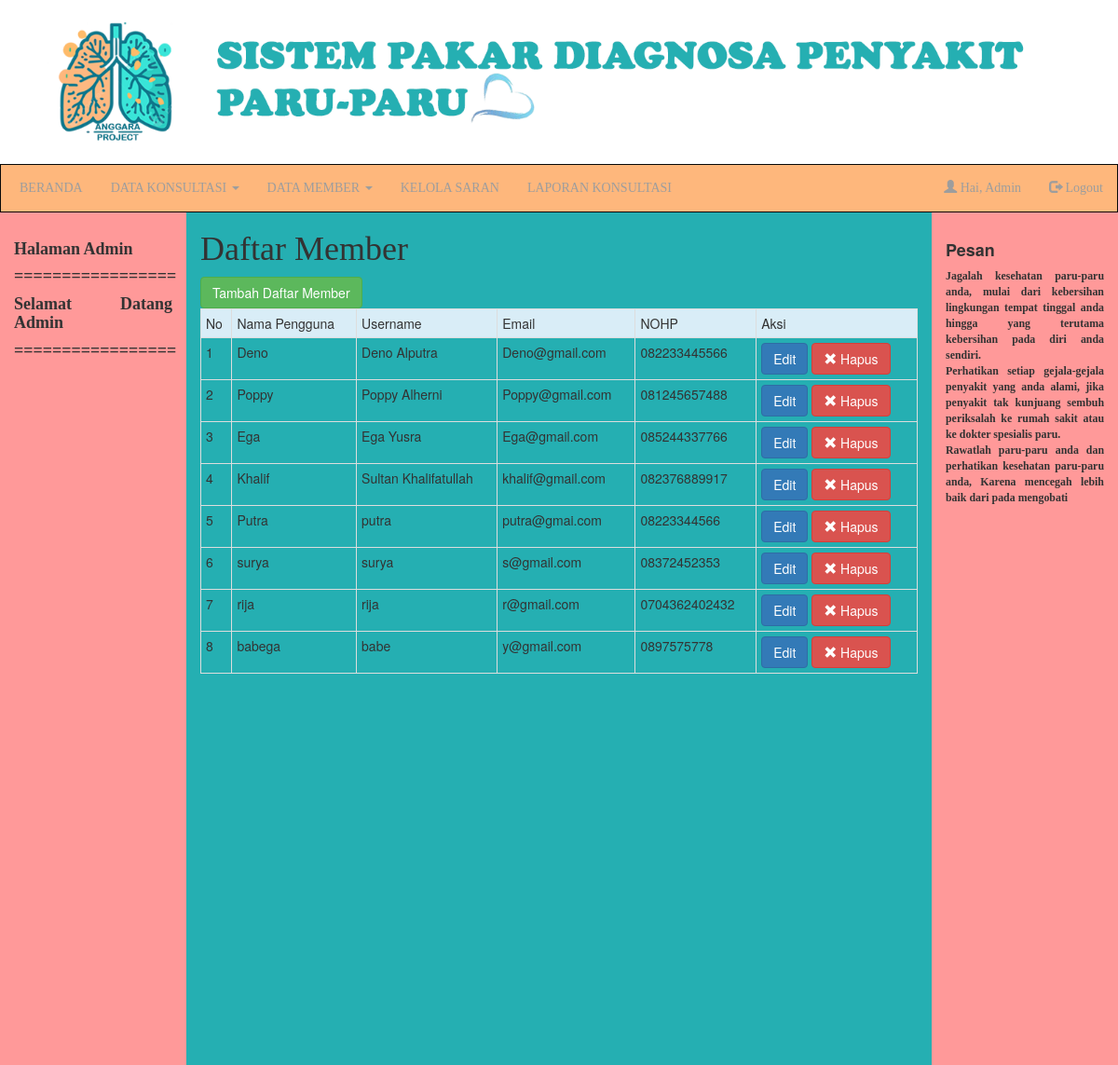
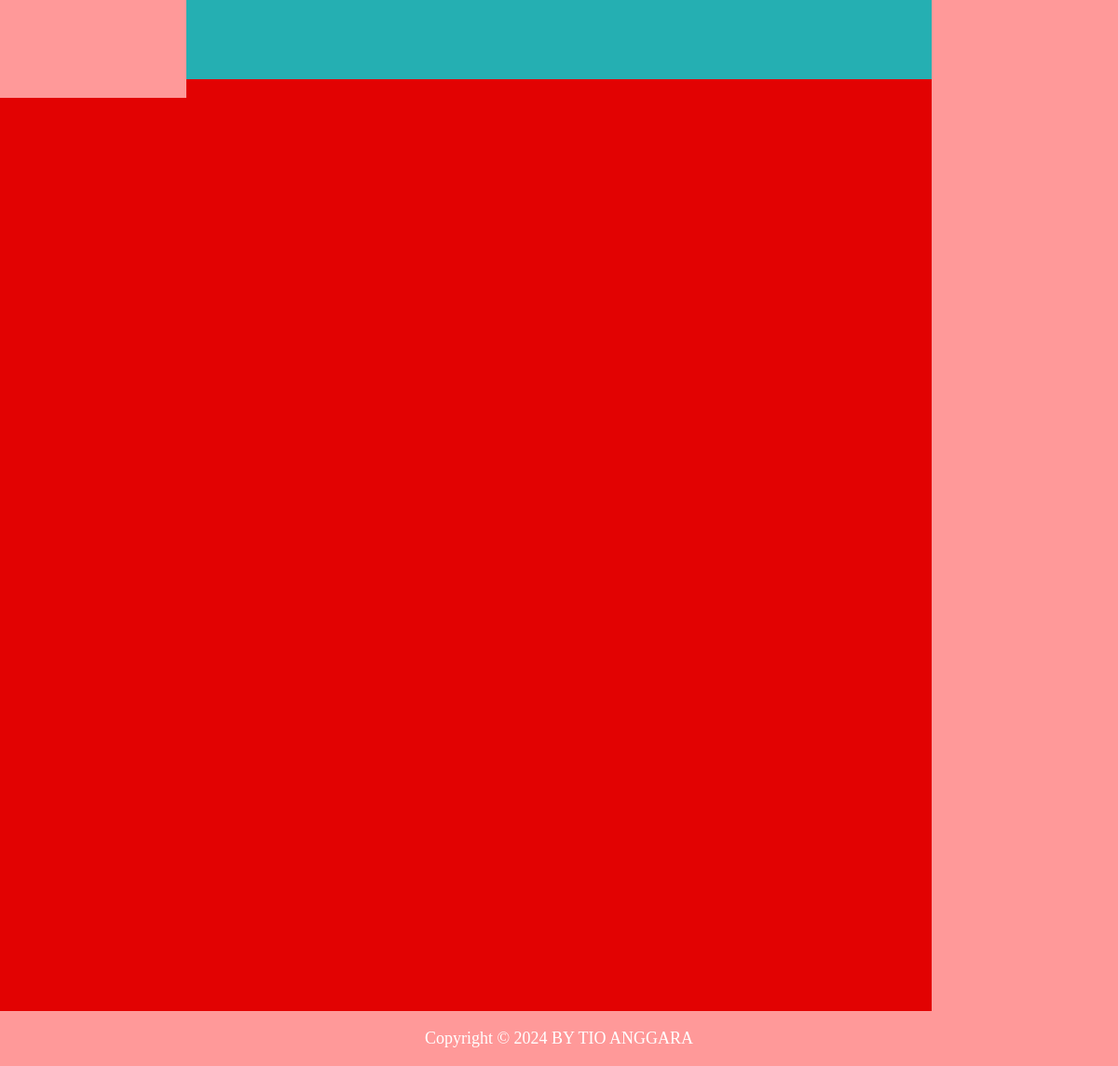
/kelola_member/member.php (signed in), run on the app's committed database (2 pictures, top to bottom).
### tables this page shows
CREATE TABLE `tbuser` (
  `id_user` int(11) NOT NULL,
  `username` varchar(20) NOT NULL,
  `password` text NOT NULL,
  `nm_pengguna` varchar(50) NOT NULL,
  `email` varchar(50) NOT NULL,
  `nohp` varchar(14) NOT NULL
);

### kelola_member/member.php (the view, shortened to what this page needs)
<?php
include "../library.php";
style(2); ?>
<body>
<?php
include "../sidebar/kiri1a.php";
?>
<h1 class="style1">Daftar Member</h1>
<?php
$kueri = mysqli_query($koneksi,"select * from tbuser;");
?>
<a href="tambah.php" class="btn btn-success">Tambah Daftar Member</a>
<table class="table table-condensed table-bordered">
<tr class="info">
	<td>No</td>
	<td>Nama Pengguna</td>
	<td>Username</td>
	<td>Email</td>
	<td>NOHP</td>
	<td>Aksi</td>
</tr>
<?php
if(mysqli_num_rows($kueri) < 1) echo "<tr><td class='text-center' colspan=5><strong>Data Member Kosong...</strong></td></tr>";
		else {
			$no=1;
			while ($isi=mysqli_fetch_array($kueri,MYSQLI_BOTH)){
				echo "
				<tr>
				<td>$no</td>
				<td>{$isi['username']}</td>
				<td>{$isi['nm_pengguna']}</td>
				<td>{$isi['email']}</td>
				<td>{$isi['nohp']}</td>
				<td>
				<a href='edit.php?id_user={$isi['id_user']}' class='btn btn-primary'>Edit</a>
				<button type='button' class='btn btn-danger' data-toggle='modal' data-target='#konfirmasi{$isi['id_user']}'>
				<span class='glyphicon glyphicon-remove'></span> Hapus
				</button>
				<div id='konfirmasi{$isi['id_user']}' class='modal fade' role='dialog'><div class='modal-dialog'><div class='modal-content'>
				<div class='modal-header'>
				<button type='button' class='close' data-dismiss='modal'>&times;</button>
				<h4 class='modal-title'>Peringatan!</h4>
				</div>
				<div class='modal-body'>
				<p>Apakah Anda yakin ingin menghapus user <b>{$isi['nm_pengguna']}</b>?</p>
				</div>
				<div class='modal-footer float-right'>
				<a href='hapus.php?id_user={$isi['id_user']}' class='btn btn-danger'>    Ya    </a>
				<button type='button' class='btn btn-default' data-dismiss='modal'>Tidak</button>
				</div></div></div></div>
				</td>
				</tr>
				";
				$no++;
				}
			}
?>
</table>
<?php
include "../sidebar/kanan.php";
include "../footer/fpenyakit.php";
?>

### footer/fpenyakit.php (style rules this page uses)
* { margin:px auto; }

### data on the page
tbuser: username "Deno", nm_pengguna "Deno Alputra", email "Deno@gmail.com", nohp "082233445566"
tbuser: username "Poppy", nm_pengguna "Poppy Alherni", email "Poppy@gmail.com", nohp "081245657488"
tbuser: username "Ega", nm_pengguna "Ega Yusra", email "Ega@gmail.com", nohp "085244337766"
tbuser: username "Khalif", nm_pengguna "Sultan Khalifatullah", email "khalif@gmail.com", nohp "082376889917"
tbuser: username "Putra", nm_pengguna "putra", email "putra@gmai.com", nohp "08223344566"
tbuser: username "surya", nm_pengguna "surya", email "s@gmail.com", nohp "08372452353"
tbuser: username "rija", nm_pengguna "rija", email "r@gmail.com", nohp "0704362402432"
tbuser: username "babega", nm_pengguna "babe", email "y@gmail.com", nohp "0897575778"

### other printed values
$_SESSION['username'] "Admin"
